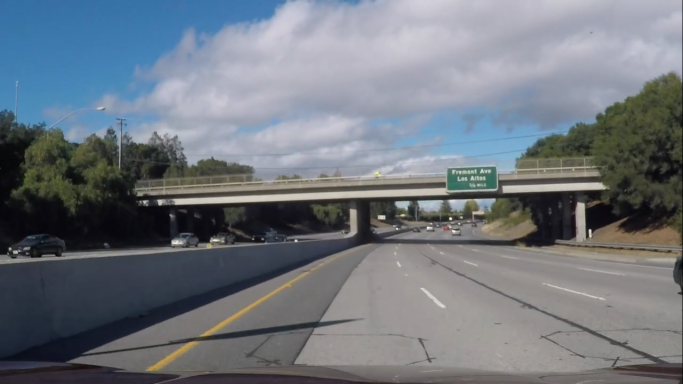
#> input picture Phase/01 SIMPLE Lane Line detection (WORKING)/01 SIMPLE Lane Line detection (WORKING)/02 on challenge_video/on image/testchallenge1.png, 1366 x 768 px (shown at 1/2 size)
$ python image_lane_lines_detector.py
#> lines starting #> are read from the running program, lines starting #| are printed output that depends on the picture; after the words box and inside, x2 and y2 are one past the last pixel; in counts of white or black regions, pixels touching at a corner belong together
from turtle import width
from matplotlib import image        # import image plot type from the lib
import matplotlib.pylab as plt      # library for plot (as plt -> used for create a shortcut instead of the long name)
import cv2                          # library for computer vision
import numpy as np                  # library for mathematical operations & all powerful equations

##########################################
### import image -> convert its format ###

image = cv2.imread('testchallenge1.png')
#> image is the input picture: shape (768, 1366, 3); mean B, G, R 126.4, 118.3, 111.7
image = cv2.cvtColor(image, cv2.COLOR_RGBA2RGB)

##############################
### image height and width ###

print(image.shape)              # shape matrix is [height, width, no. of channels]
#| (768, 1366, 3)
height = image.shape[0]         # 768      -> shape[0] = 720
#> height = 768
width = image.shape[1]          # 1366     -> shape[1] = 1200
#> width = 1366

###########################################
### define the region of interest edges ###

region_of_interest_vertices = [
    # (width, height)
    (330, 700),
    (600, 535),
    (700, 495),
    (800, 495),
    (1070, 700)
]

##########################################################################
### define a funcition to mask the region of interest from input image ###

def region_of_interest (input_image, vertices):
    mask = np.zeros_like(input_image)

    # channel_count = input_image.shape[2]            # no. of colors channels in the image
    match_mask_color = 255                            # make it one color has scale 255

    cv2.fillPoly(mask, vertices, match_mask_color)

    after_masking_image = cv2.bitwise_and(input_image, mask)

    return after_masking_image

####################################################################
### convert the input image to grayscale then apply canny filter ###

gray_image = cv2.cvtColor(image, cv2.COLOR_RGB2GRAY)
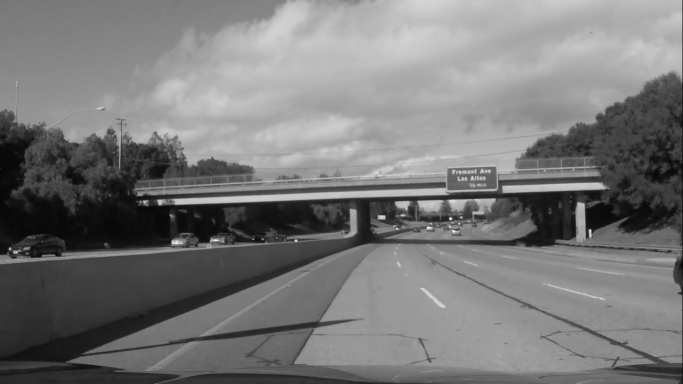
#> gray_image: shape (768, 1366) (shown at 1/2 size); min 0, max 255, mean 119.9
canny_image = cv2.Canny(gray_image, 150, 200)       # what's canny ?! canny is a filter of converting the image to lines and strokes
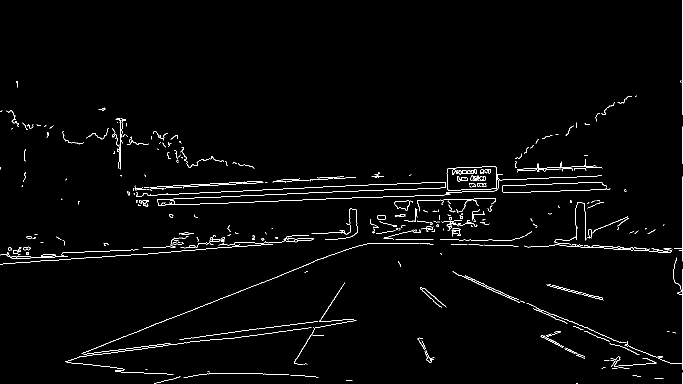
#> canny_image: shape (768, 1366) (shown at 1/2 size); 1.7% white in thin lines or dots

###########################################################################
### call the fn and give it the canny image & interest edges identified ###

masked_image_for_work = region_of_interest(
    gray_image,
    np.array([region_of_interest_vertices], np.int32,)
)
#> in region_of_interest, `cv2.fillPoly(mask, vertices, match_mask_color)`:
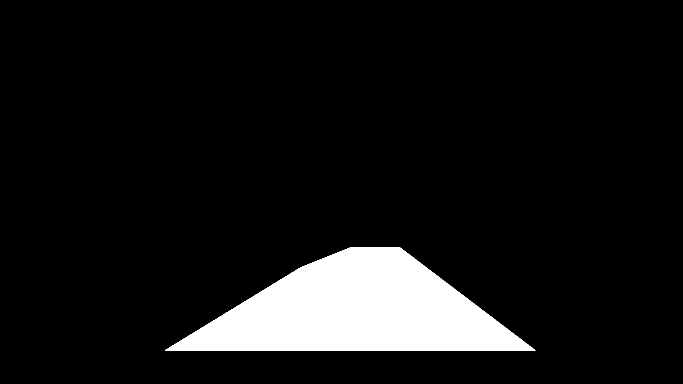
#> mask: shape (768, 1366) (shown at 1/2 size); 8.5% white; 1 white region, box (x1, y1, x2, y2) and area: (330, 495, 1071, 701) 89686
#> in region_of_interest, `after_masking_image = cv2.bitwise_and(input_image, mask)`:
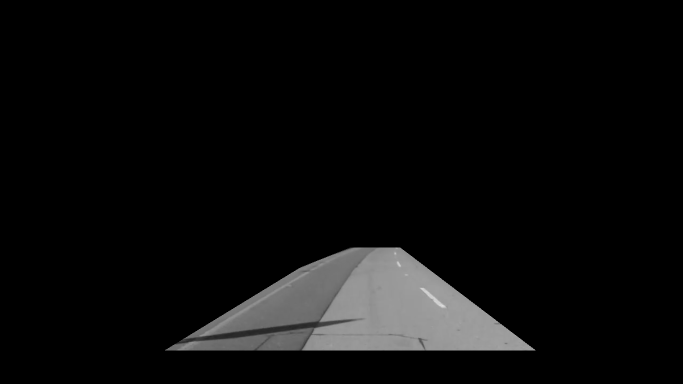
#> after_masking_image: shape (768, 1366) (shown at 1/2 size); min 0, max 228, mean 11.5

################################################################################
### get lines from the masked_image_for_work by using hough transform method ###
### parameters:
##### 1- image source
##### 2- rho -> the distance resolution of the accumlater in pixels
##### 3- theta -> angle resolution of accumlater in radians
##### 4- threshold -> ????????????????????????????????????????????????????????????????????????????????
##### 5- lines -> ?????????????????????????????????????????????????????????????????????????/
##### 6- minimum lenght of objects to consider it a line
##### 7- maximum gap between two lines

lines = cv2.HoughLinesP(masked_image_for_work,
                        rho=6,
                        theta=np.pi/60,
                        threshold=160,
                        lines=np.array([]),
                        minLineLength=20,
                        maxLineGap=165)
#> lines = 167 rows, first 6: [398, 658, 1015, 658], [392, 662, 1068, 698], [449, 627, 974, 627], [434, 636, 986, 636], [412, 650, 1004, 650], [423, 643, 995, 643]

####################################################
### create a fn to draw lines on the input image ###

#take two parameters (original_image - lines created)
def draw_lines (img, lines):
    img = np.copy(img)

    #create a blank image with the same dimensions of the original image
    blank_image = np.zeros((img.shape[0], img.shape[1], 3), dtype=np.uint8)

    for line in lines:
        for x1, y1, x2, y2 in line:
            cv2.line(img, (x1, y1), (x2, y2), (0, 255, 0), thickness= 5)
#> this loop made 167 passes
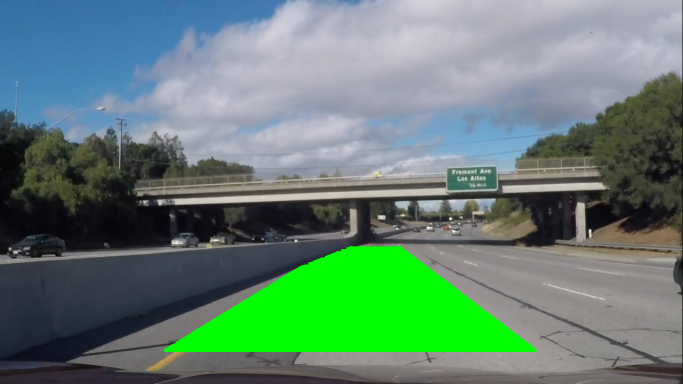
#> img: shape (768, 1366, 3) (shown at 1/2 size); 8.97% of pixels changed, all inside (x1, y1, x2, y2) = (327, 492, 1074, 704)

    #merge original image with the blank image
    img = cv2.addWeighted(img, 0.8, blank_image, 1, 0.0)
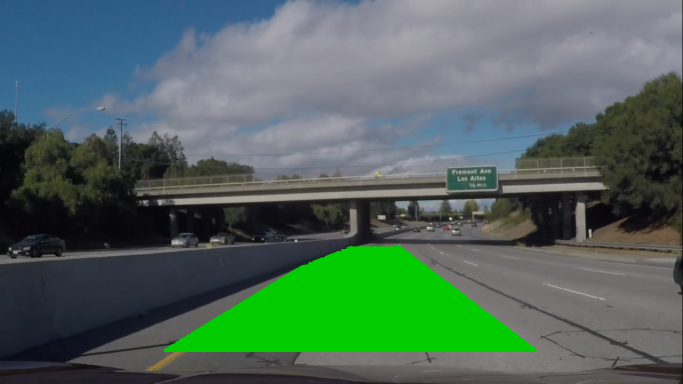
#> img: shape (768, 1366, 3) (shown at 1/2 size); mean B, G, R 91.6, 103.3, 79.4
    return img

###########################
### call the drawing fn ###

image_with_lines = draw_lines(image, lines)

plt.imshow(image_with_lines)
plt.show()

$ run again, with Phase/01 SIMPLE Lane Line detection (WORKING)/01 SIMPLE Lane Line detection (WORKING)/02 on challenge_video/on image/testchallenge2.png copied over Phase/01 SIMPLE Lane Line detection (WORKING)/01 SIMPLE Lane Line detection (WORKING)/02 on challenge_video/on image/testchallenge1.png
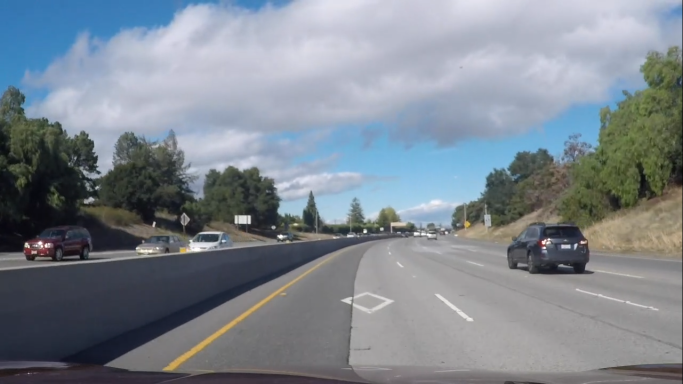
#> input picture Phase/01 SIMPLE Lane Line detection (WORKING)/01 SIMPLE Lane Line detection (WORKING)/02 on challenge_video/on image/testchallenge2.png, 1366 x 768 px (shown at 1/2 size)
#> image is the input picture: shape (768, 1366, 3); mean B, G, R 143.2, 134.3, 125.9
#| (768, 1366, 3)
#> `canny_image = cv2.Canny(gray_image, 150, 200)       # what's canny ?! ..`:
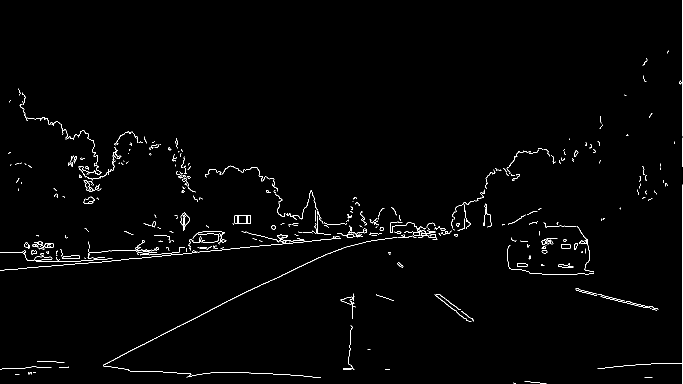
#> canny_image: shape (768, 1366) (shown at 1/2 size); 1.2% white in thin lines or dots
#> mask: shape (768, 1366); 8.5% white; 1 white region, box (x1, y1, x2, y2) and area: (330, 495, 1071, 701) 89686
#> lines = 167 rows, first 6: [398, 658, 1015, 658], [392, 662, 1068, 698], [449, 627, 974, 627], [434, 636, 986, 636], [412, 650, 1004, 650], [423, 643, 995, 643]
#> the loop in draw_lines, `for line in lines:` made 167 passes
#> in draw_lines, `img = cv2.addWeighted(img, 0.8, blank_image, 1, 0.0)`:
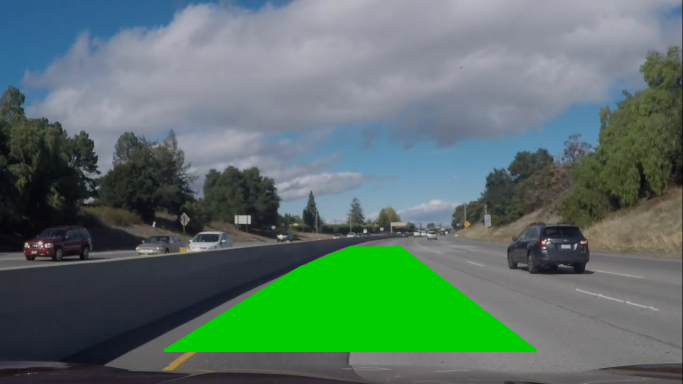
#> img: shape (768, 1366, 3) (shown at 1/2 size); mean B, G, R 104.1, 115.2, 90.1
